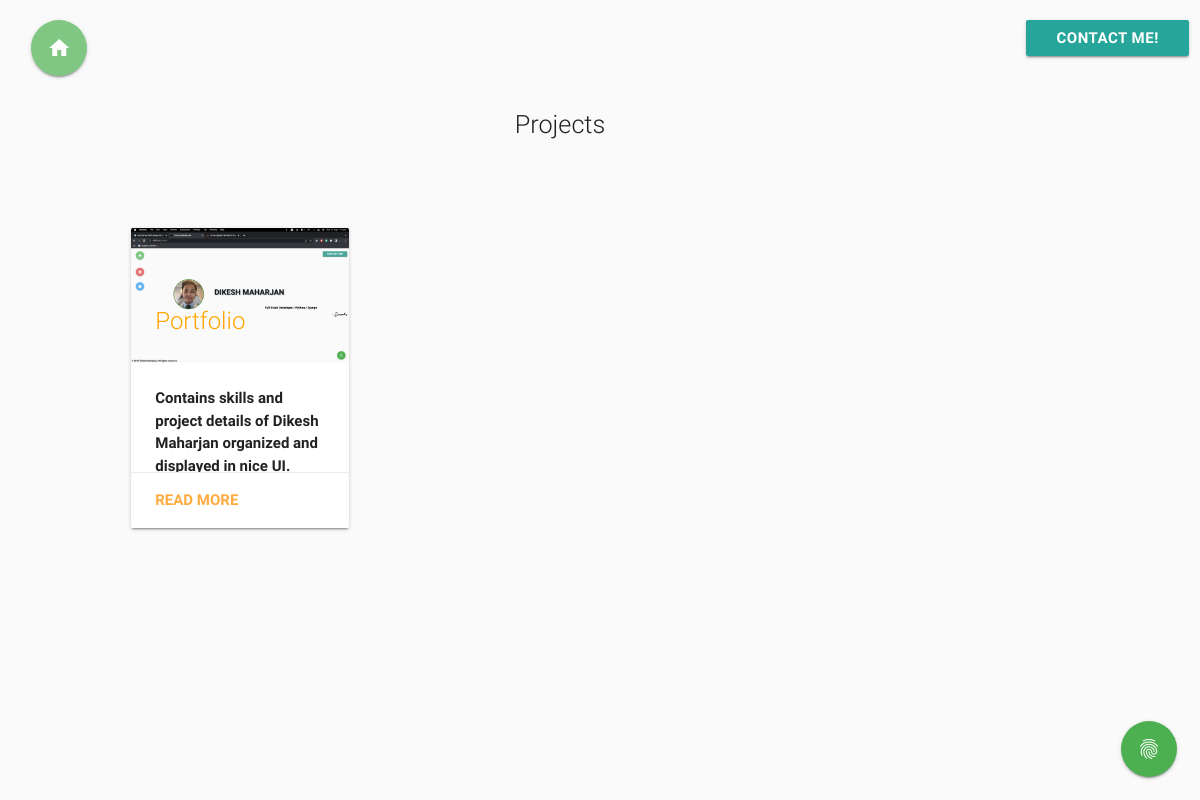
/projects/, run on the app's committed database.
### projects/models.py (models this page shows)
class Project(models.Model):
    title=models.CharField( max_length=100)
    description=models.TextField()
    technology=models.CharField(max_length=100)
    image=models.FilePathField(path="/img/",editable=False)
    githublink=models.CharField(max_length=100,default="#")

### projects/views.py (the view)
# urls.py: path('',views.showprojects,name='projects'),
def showprojects(request):
    projectdata=Project.objects.all()
    context={
        'projects' :projectdata
    }
    return render(request, "projects/proj.html",context)

### projects/templates/projects/proj.html (shortened to what this page needs)
{% extends 'base.html' %}
 {% block content %}
{% load static %}
<div class="row" style="height: 90px">
  <h4 class="hiremetitle flow-text center" style="margin-right:200px;" >Projects</h4>
</div>
<div class="row" style=" margin-left:10%; margin-right:10%; margin-bottom:100px;">
{% for project in  projects%}
<div class="col s2 m3">
  <div class="card small">
    <div class="card-image">
      <img src="{% static project.image %}">
      <span class="card-title" style="color:orange">{{project.title}}</span>
    </div>
    <div class="card-content">
      <p>{{project.description}}</p>
    </div>
    <div class="card-action">
      <a href="{% url 'project_details' project.pk %}">Read More</a>
    </div>
  </div>
{% endfor %}
  </div>
</div>
{% endblock content %}

### helloworld/static/css/home.css (style rules this page uses)
html { font-family: "Roboto", sans-serif; font-weight: 600; }

### data on the page
Project: image (picture), title "Portfolio", description "Contains skills and project details of Dikesh Maharjan organized and displayed in nice UI."
